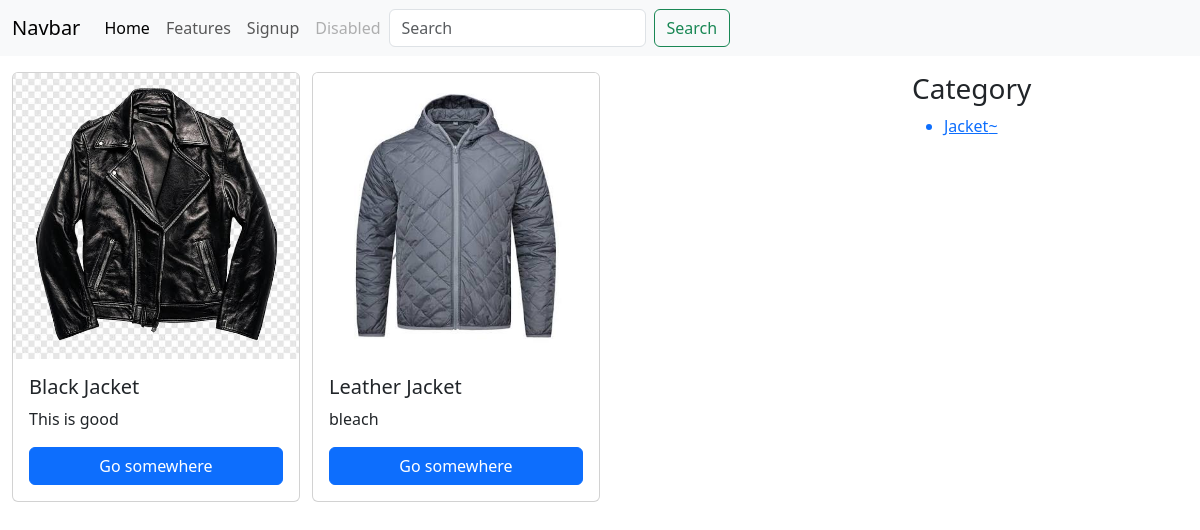
Before: /?category=1 with the older database file.
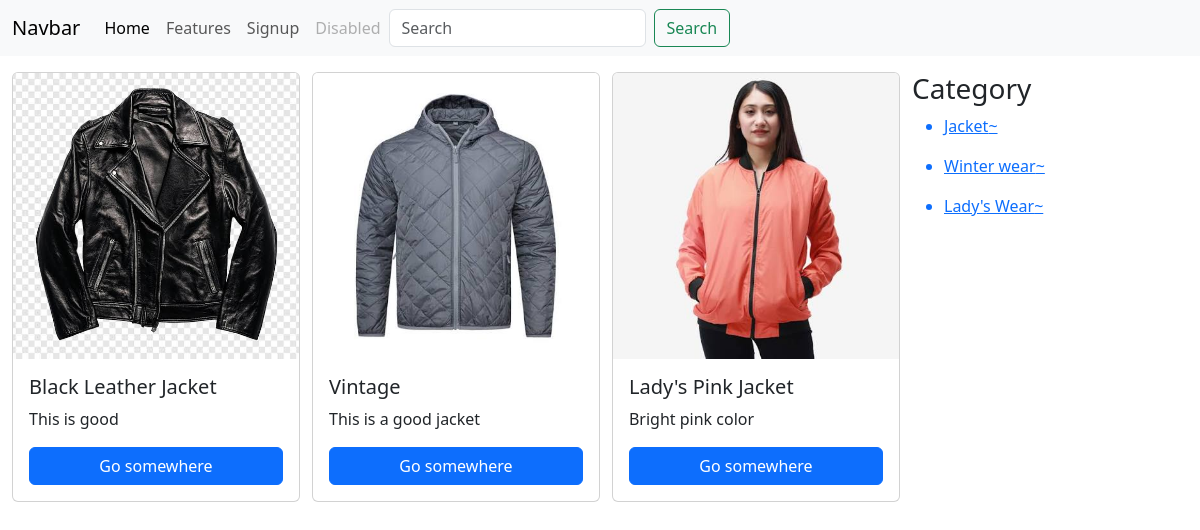
After: the same page with the newer database file.
### store/models.py (models this page shows, shortened)
class Product(models.Model):
    product_name = models.CharField(max_length=50)
    price = models.IntegerField(default=0)
    category = models.ForeignKey(Category, on_delete = models.CASCADE, null = True, blank = True)
    description = models.CharField(max_length=300, default='')
    image = models.ImageField(upload_to = "image", default="")

class Category(models.Model):
    category_name = models.CharField(max_length=50)
    def __str__(self):
        return self.category_name

### store/views.py (the view)
# urls.py: 2. Add a URL to urlpatterns:  path('', views.home, name='home')
def home(request):
    categories = Category.objects.all()
    categoryID = request.GET.get('category')
    if categoryID:
        products = Product.objects.filter(category=categoryID)
    else:
        products = Product.objects.all()
    params = {
        'product': products,
        'category': categories
    }
    return render(request, 'store/home.html', params)

### store/templates/store/home.html (shortened to what this page needs)
{%extends 'store/nav.html'%}
{%block body%}
<div class="container-fluid mt-3">
  <div class="row">
    <div class="col-lg-9">
        <div class="row row-cols-1 row-cols-md-3 g-4">
    {%for i in product%}
    <div class="col">
    <div class="card h-100" style="width: 18rem">
      <img
      src="{{i.image.url}}"
        class="card-img-top"
        alt="..."/>
      <div class="card-body d-flex flex-column">
        <h5 class="card-title">{{i.product_name}}</h5>
        <p class="card-text">{{i.description}}</p>
        <a href="#" class="btn btn-primary mt-auto">Go somewhere</a>
      </div>
    </div>
    </div>
    {%endfor%}
  </div>
    </div>
    <div class="col-lg-3">
      <h3>Category</h3>
      {%for cat in category%}
        <ul>
          <a href="/?category={{cat.id}}"><li>{{cat}}~</li></a>
        </ul>
      {%endfor%}
    </div>
  </div>
</div>
{%endblock%}

Changed rows visible on the page:
removed Product: image (picture), product_name "Black Jacket", description "This is good"
removed Product: image (picture), product_name "Leather Jacket", description "bleach"
added Product: image (picture), product_name "Black Leather Jacket", description "This is good"
added Product: image (picture), product_name "Vintage", description "This is a good jacket"
added Product: image (picture), product_name "Lady's Pink Jacket", description "Bright pink color"
added Category: category_name "Winter wear"
added Category: category_name "Lady's Wear"
